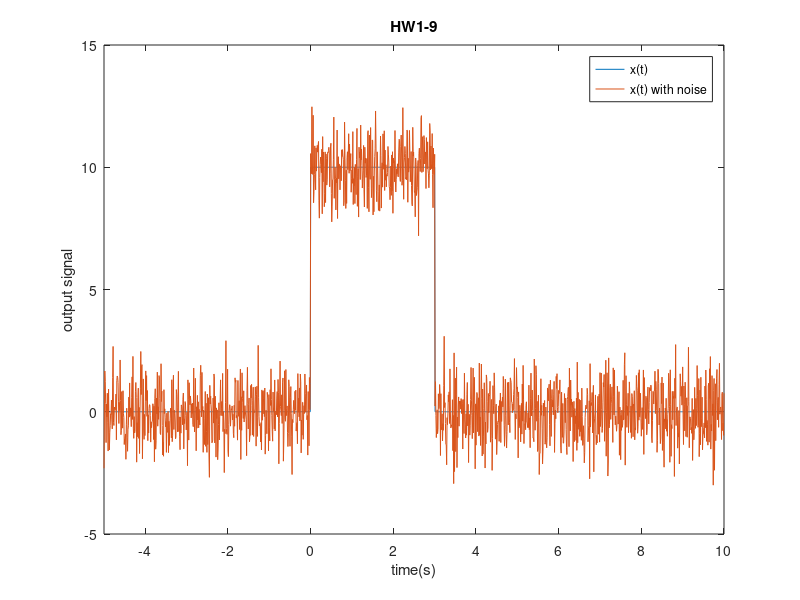

Recreate this plot in MATLAB.
%9(a)
t=-5:0.01:10;
x=zeros(1, length(t));

for i=1:length(t)
    if 0<=t(i) && t(i)<=3
        x(i)=10;
    end
end

%9(b)
y=zeros(1, length(t));
r=randn(1, length(t));

for i=1:length(t)
    y(i)=x(i)+r(i);
end

%9(c)
SNR=20*log10(max(y)/std(r));
disp(SNR);

figure(1)
plot(t, x)
hold on
plot(t, y)
hold off

xlim([-5, 10])
ylim([-5, 15])
xlabel('time(s)')
ylabel('output signal')
title('HW1-9')
legend('x(t)', 'x(t) with noise')
